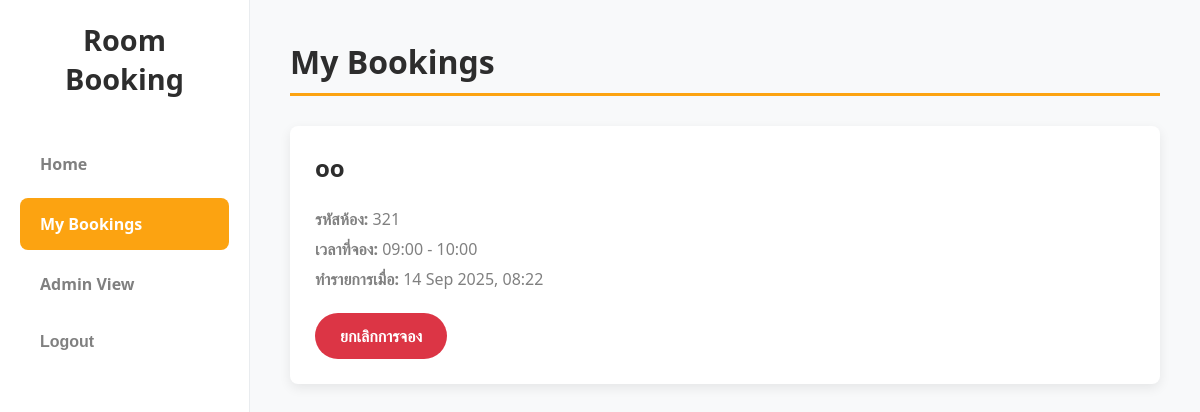
Page /my-bookings/ (signed in) on the earlier database version.
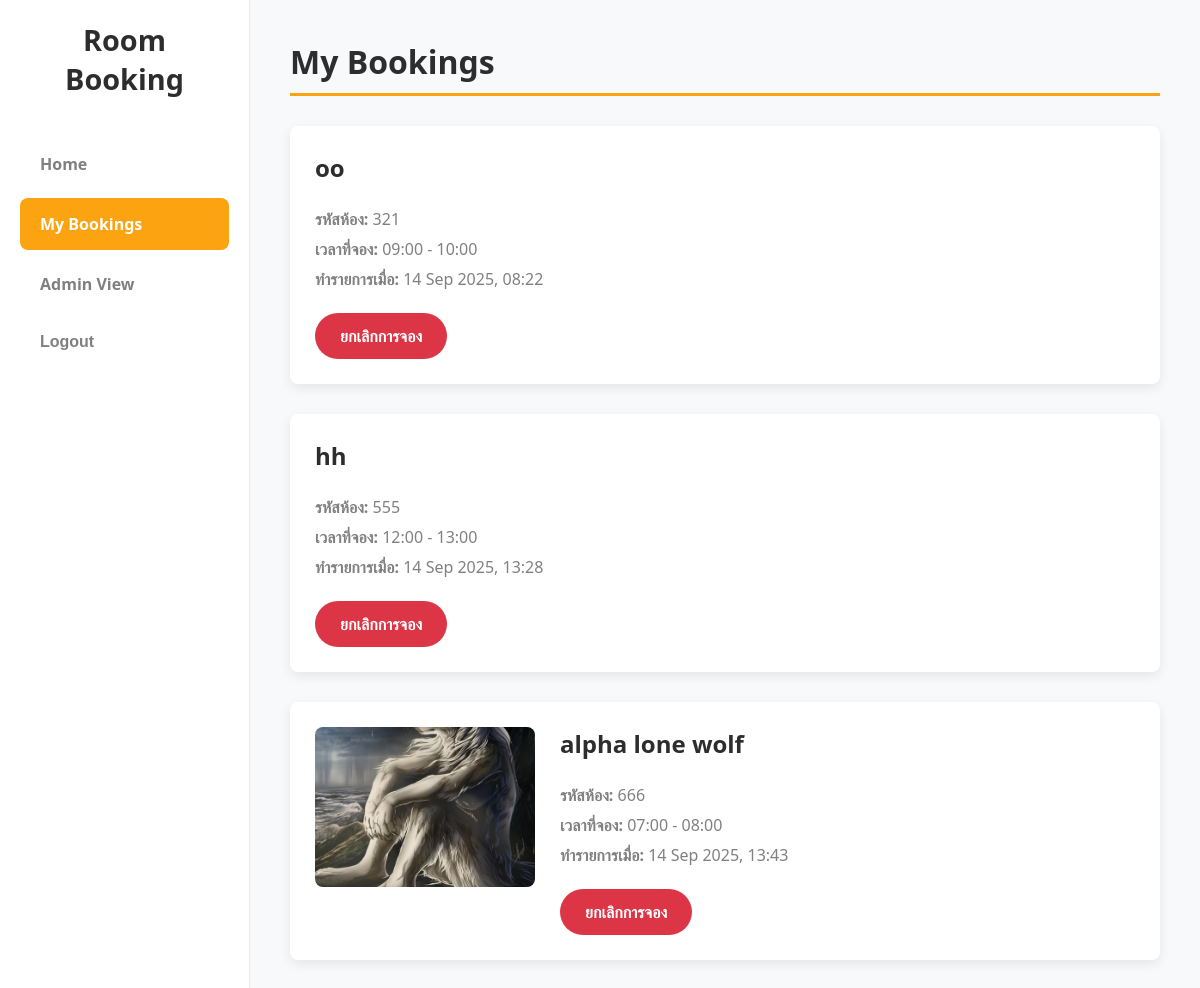
Same page on the later database version.
### booking/models.py (models this page shows, shortened)
class Booking(models.Model):
    user = models.ForeignKey(User, on_delete=models.CASCADE, verbose_name="ผู้จอง")
    room = models.ForeignKey(Room, on_delete=models.CASCADE, verbose_name="ห้องที่จอง")
    booking_time = models.DateTimeField(auto_now_add=True, verbose_name="เวลาที่ทำรายการ")
    booking_date = models.DateField(default=date.today, verbose_name="วันที่จอง")
    start_time = models.TimeField(verbose_name="เวลาเริ่มต้น")
    end_time = models.TimeField(verbose_name="เวลาสิ้นสุด")
    class Meta:
        unique_together = [
            ['room', 'booking_date', 'start_time']
        ]

class Room(models.Model):
    STATUS_CHOICES = [
        ('open', 'เปิดให้จอง'),
        ('closed', 'ปิดให้จอง'),
    ]
    room_code = models.CharField(max_length=10, unique=True, verbose_name="รหัสห้อง")
    name = models.CharField(max_length=100, verbose_name="ชื่อห้อง")
    capacity = models.PositiveIntegerField(verbose_name="ความจุ")
    start_time_available = models.TimeField(default=time(8, 0), verbose_name="เวลาเริ่มเปิดให้จอง")
    end_time_available = models.TimeField(default=time(17, 0), verbose_name="เวลาสิ้นสุดการจอง")
    status = models.CharField(max_length=10, choices=STATUS_CHOICES, default='open', verbose_name="สถานะ")
    image = models.ImageField(upload_to='room_images/', null=True, blank=True, verbose_name="รูปภาพห้อง")

### booking/views.py (the view)
# urls.py: path('my-bookings/', views.my_bookings_view, name='my_bookings'),
@login_required
def my_bookings_view(request):
    bookings = Booking.objects.filter(user=request.user)
    return render(request, 'booking/my_bookings.html', {'bookings': bookings})

### booking/templates/booking/my_bookings.html
{% extends "booking/base.html" %}
{% block content %}
    <h2>My Bookings</h2>
    {% if bookings %}
        {% for booking in bookings %}
            <div class="room-card">
                <div class="room-info">
                    {% if booking.room.image %}
                        <div class="room-image">
                            <img src="{{ booking.room.image.url }}" alt="{{ booking.room.name }}">
                        </div>
                    {% endif %}
                    <div class="room-details">
                        <h3>{{ booking.room.name }}</h3>
                        <p><strong>รหัสห้อง:</strong> {{ booking.room.room_code }}</p>
                        <p><strong>เวลาที่จอง:</strong> {{ booking.start_time|time:"H:i" }} - {{ booking.end_time|time:"H:i" }}</p>
                        <p><strong>ทำรายการเมื่อ:</strong> {{ booking.booking_time|date:"d M Y, H:i" }}</p>
                        <a href="{% url 'booking:cancel_booking' booking.id %}"
                           class="action-button"
                           style="background-color: #dc3545;"
                           onclick="return confirm('คุณแน่ใจหรือไม่ว่าต้องการยกเลิกการจองนี้?');">
                           ยกเลิกการจอง
                        </a>
                    </div>
                </div>
            </div>
        {% endfor %}
    {% else %}
        <div class="room-card">
            <p>คุณยังไม่มีรายการจอง</p>
        </div>
    {% endif %}
{% endblock %}

### booking/templates/booking/base.html (shortened to what this page needs)
{% load static %}
<!DOCTYPE html>
<html lang="th">
<head>
    <link rel="stylesheet" href="https://cdnjs.cloudflare.com/ajax/libs/font-awesome/6.0.0-beta3/css/all.min.css">
    <link rel="stylesheet" href="{% static 'booking/css/style.css' %}">
</head>
<body>
    <div class="main-layout">
        <aside class="sidebar">
            <h1>Room Booking</h1>
            <nav>
                <a href="{% url 'booking:room_list' %}">Home</a>
                {% if user.is_authenticated %}
                    <a href="{% url 'booking:my_bookings' %}">My Bookings</a>
                    {% if user.is_staff %}
                        <a href="{% url 'booking:admin_room_view' %}">Admin View</a>
                    {% endif %}
                    <form action="{% url 'logout' %}" method="post">
                        <button type="submit" class="logout-button">Logout</button>
                    </form>
                {% else %}
                    <a href="{% url 'login' %}">Login</a>
                    <a href="{% url 'booking:register' %}">Register</a>
                {% endif %}
            </nav>
        </aside>
        <main class="main-content">
            {% block content %}
            {% endblock %}
        </main>
    </div>
</body>
</html>

### booking/static/booking/css/style.css (style rules this page uses)
:root { --primary-color: #fca311; --secondary-color: #2d2d2d; --tertiary-color: #808080; --sub-color: #f8f9fa; --font-family: 'Segoe UI', Tahoma, Geneva, Verdana, sans-serif; --border-radius: 8px; --box-shadow: 0 4px 12px rgba(0, 0, 0, 0.08); }
body { font-family: var(--font-family); margin: 0; background-color: var(--sub-color); color: var(--secondary-color); }
.main-layout { display: flex; }
.main-content { flex-grow: 1; padding: 40px; overflow-y: auto; height: 100vh; box-sizing: border-box; }
.main-content h2 { font-size: 2em; color: var(--secondary-color); border-bottom: 3px solid var(--primary-color); padding-bottom: 10px; margin-top: 0; margin-bottom: 30px; }
.sidebar { width: 250px; background-color: #ffffff; padding: 20px; height: 100vh; border-right: 1px solid #e9ecef; flex-shrink: 0; box-sizing: border-box; }
.sidebar h1 { color: var(--secondary-color); font-size: 1.8em; text-align: center; margin-top: 0; margin-bottom: 40px; }
.sidebar nav a, .sidebar nav .logout-button { display: block; width: 100%; box-sizing: border-box; color: var(--tertiary-color); padding: 15px 20px; margin-bottom: 8px; text-decoration: none; border-radius: var(--border-radius); font-weight: bold; transition: all 0.3s ease; background: none; border: none; cursor: pointer; font-size: 1em; text-align: left; }
.sidebar nav a.active { background-color: var(--primary-color); color: white; }
.room-card { background-color: white; border-radius: var(--border-radius); box-shadow: var(--box-shadow); margin-bottom: 30px; padding: 25px; overflow: hidden; transition: transform 0.3s ease, box-shadow 0.3s ease; }
.room-info { display: flex; gap: 25px; align-items: flex-start; }
.room-image img { width: 220px; height: 160px; object-fit: cover; border-radius: var(--border-radius); }
.room-details { flex-grow: 1; }
.room-details h3 { margin-top: 0; font-size: 1.5em; color: var(--secondary-color); }
.room-details p { margin: 8px 0; color: var(--tertiary-color); }
.action-button { background-color: var(--primary-color); color: white; padding: 12px 25px; border: none; border-radius: 50px; cursor: pointer; font-weight: bold; margin-top: 15px; transition: background-color 0.3s ease; display: inline-block; text-decoration: none; text-align: center; }

Differences in the rows shown:
added Booking: room.name "hh", room.room_code "555", start_time "12:00", end_time "13:00", booking_time "14 Sep 2025, 13:28"
added Booking: room.image (picture), room.name "alpha lone wolf", room.room_code "666", start_time "07:00", end_time "08:00", booking_time "14 Sep 2025, 13:43"
